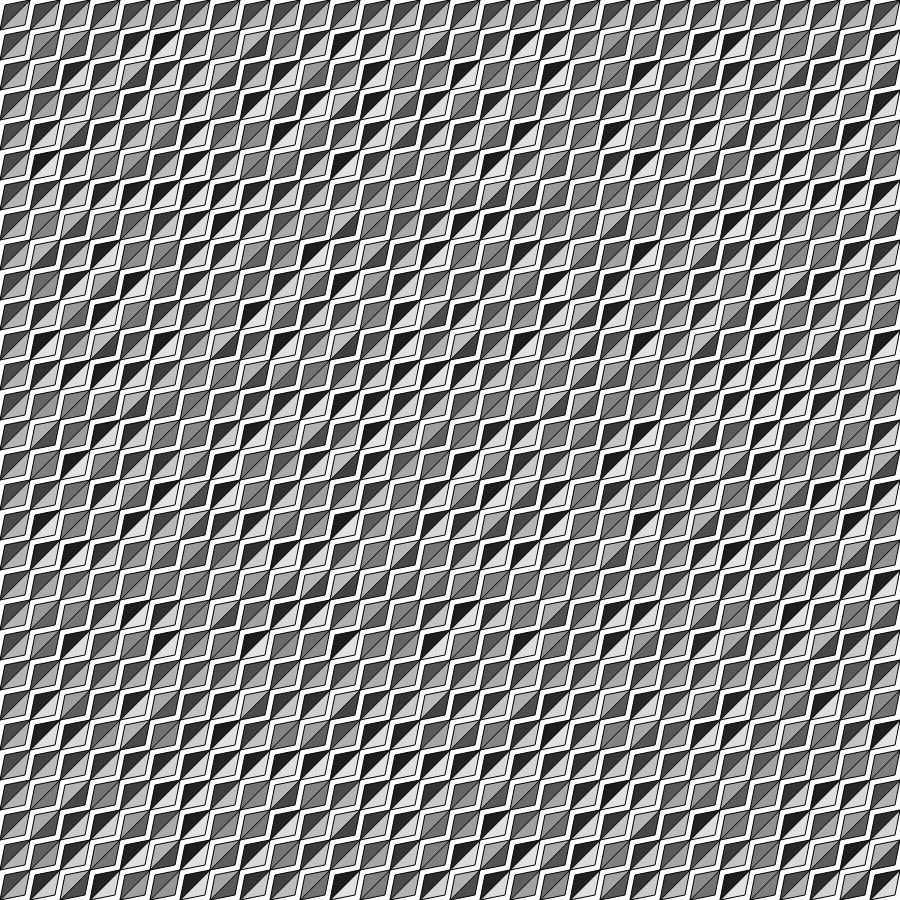
Frame 1 (no input)
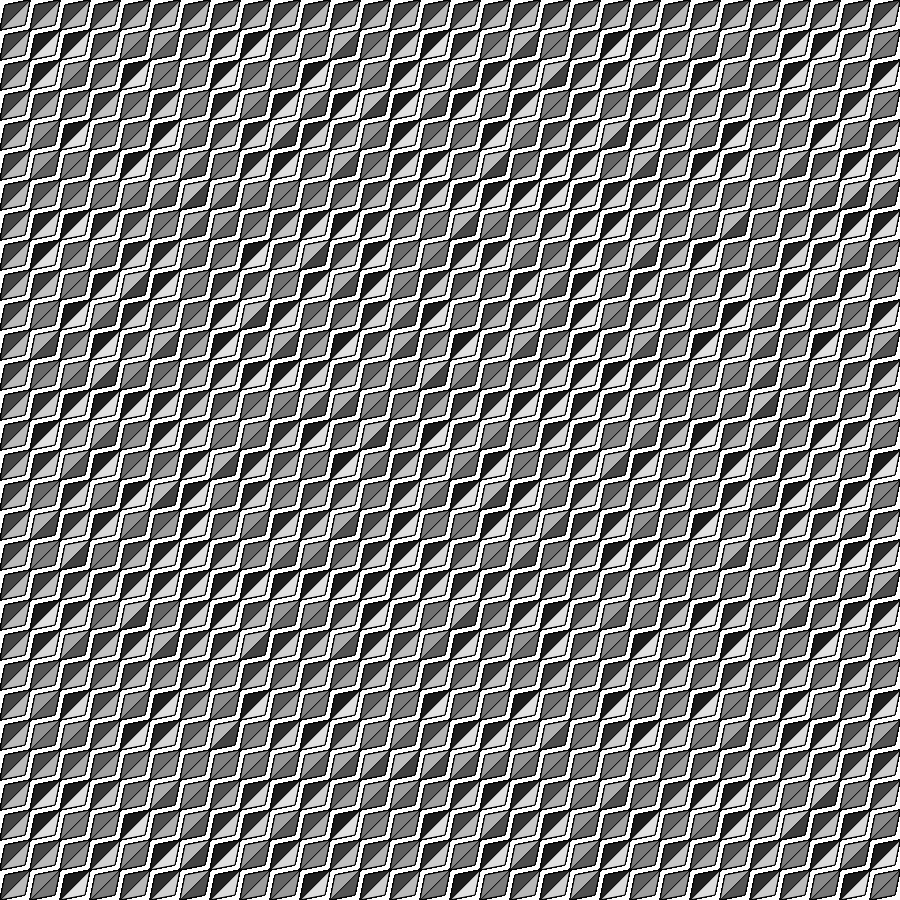
Frame 60 (no input)
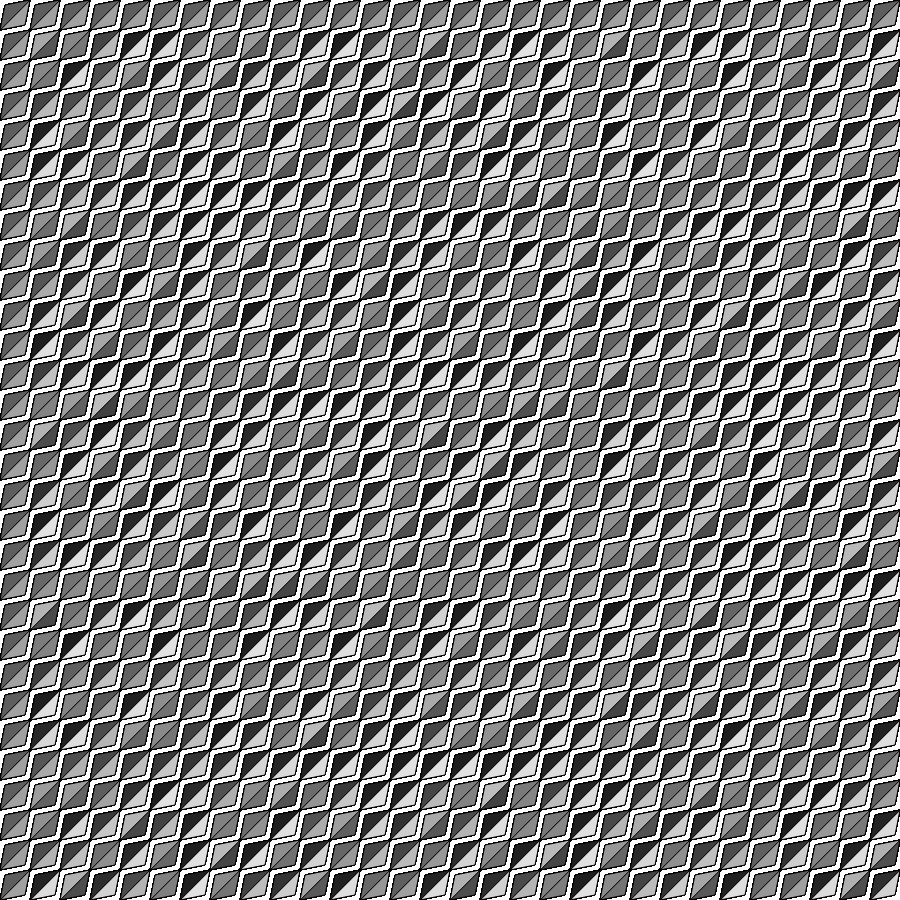
Frame 120 (the mouse pressed at the canvas centre since frame 60)

The p5.js sketch that drew these frames (run headless with seeded random() and noise() and a simulated clock; from frame 60 on, the mouse is pressed at the canvas centre):

// p5.js sketch
// ── sketch.js
const TRIANGLE_WIDTH_HEIGHT = 30;
var theta = 0;

function setup() {
  createCanvas(900, 900);
  background(255);
}

function draw() {
  smooth();
  amountX = width / TRIANGLE_WIDTH_HEIGHT;
  amountY = height / TRIANGLE_WIDTH_HEIGHT;

  theta += 0.05;

  for (i = 0; i < amountX; i++) {
    for (j = 0; j < amountY; j++) {
      var colorCode = map(sqrt(sin(theta - i * j) + 1), 0, 1.5, 64, 235);
      fill(colorCode);
      triangle(
        (i + 1) * TRIANGLE_WIDTH_HEIGHT,
        j * TRIANGLE_WIDTH_HEIGHT,
        (i + 1) * TRIANGLE_WIDTH_HEIGHT - 5,
        (j + 1) * TRIANGLE_WIDTH_HEIGHT - 5,
        i * TRIANGLE_WIDTH_HEIGHT,
        (j + 1) * TRIANGLE_WIDTH_HEIGHT
      );

      fill(255 - colorCode);
      triangle(
        (i + 1) * TRIANGLE_WIDTH_HEIGHT,
        j * TRIANGLE_WIDTH_HEIGHT,
        i * TRIANGLE_WIDTH_HEIGHT + 5,
        j * TRIANGLE_WIDTH_HEIGHT + 5,
        i * TRIANGLE_WIDTH_HEIGHT,
        (j + 1) * TRIANGLE_WIDTH_HEIGHT
      );
    }
  }
}
